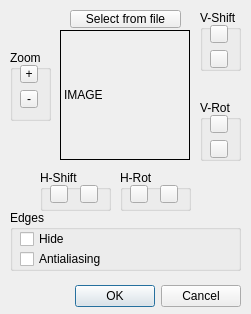
<?xml version="1.0" encoding="UTF-8"?>
<ui version="4.0">
 <class>CQDlgModelThumbnail</class>
 <widget class="QDialog" name="CQDlgModelThumbnail">
  <property name="geometry">
   <rect>
    <x>0</x>
    <y>0</y>
    <width>251</width>
    <height>314</height>
   </rect>
  </property>
  <property name="windowTitle">
   <string>Model Thumbnail Selection</string>
  </property>
  <property name="locale">
   <locale language="English" country="UnitedStates"/>
  </property>
  <widget class="QLabel" name="qqImage">
   <property name="geometry">
    <rect>
     <x>60</x>
     <y>30</y>
     <width>130</width>
     <height>130</height>
    </rect>
   </property>
   <property name="frameShape">
    <enum>QFrame::Box</enum>
   </property>
   <property name="frameShadow">
    <enum>QFrame::Plain</enum>
   </property>
   <property name="lineWidth">
    <number>1</number>
   </property>
   <property name="text">
    <string>IMAGE</string>
   </property>
  </widget>
  <widget class="QDialogButtonBox" name="qqOkCancel">
   <property name="geometry">
    <rect>
     <x>10</x>
     <y>280</y>
     <width>231</width>
     <height>32</height>
    </rect>
   </property>
   <property name="standardButtons">
    <set>QDialogButtonBox::Cancel|QDialogButtonBox::Ok</set>
   </property>
  </widget>
  <widget class="QGroupBox" name="groupBox_2">
   <property name="geometry">
    <rect>
     <x>10</x>
     <y>50</y>
     <width>41</width>
     <height>71</height>
    </rect>
   </property>
   <property name="title">
    <string>Zoom</string>
   </property>
   <property name="flat">
    <bool>true</bool>
   </property>
   <widget class="QToolButton" name="qqZoomP">
    <property name="geometry">
     <rect>
      <x>10</x>
      <y>15</y>
      <width>18</width>
      <height>18</height>
     </rect>
    </property>
    <property name="focusPolicy">
     <enum>Qt::StrongFocus</enum>
    </property>
    <property name="text">
     <string>+</string>
    </property>
    <property name="autoRepeat">
     <bool>true</bool>
    </property>
   </widget>
   <widget class="QToolButton" name="qqZoomM">
    <property name="geometry">
     <rect>
      <x>10</x>
      <y>40</y>
      <width>18</width>
      <height>18</height>
     </rect>
    </property>
    <property name="focusPolicy">
     <enum>Qt::StrongFocus</enum>
    </property>
    <property name="text">
     <string>-</string>
    </property>
    <property name="autoRepeat">
     <bool>true</bool>
    </property>
   </widget>
  </widget>
  <widget class="QGroupBox" name="groupBox_3">
   <property name="geometry">
    <rect>
     <x>200</x>
     <y>10</y>
     <width>41</width>
     <height>61</height>
    </rect>
   </property>
   <property name="title">
    <string>V-Shift</string>
   </property>
   <property name="flat">
    <bool>true</bool>
   </property>
   <widget class="QToolButton" name="qqVShiftP">
    <property name="geometry">
     <rect>
      <x>10</x>
      <y>15</y>
      <width>18</width>
      <height>18</height>
     </rect>
    </property>
    <property name="focusPolicy">
     <enum>Qt::StrongFocus</enum>
    </property>
    <property name="text">
     <string/>
    </property>
    <property name="icon">
     <iconset resource="../variousImageFiles.qrc">
      <normaloff>:/variousImageFiles/upArrow.png</normaloff>:/variousImageFiles/upArrow.png</iconset>
    </property>
    <property name="iconSize">
     <size>
      <width>12</width>
      <height>12</height>
     </size>
    </property>
    <property name="autoRepeat">
     <bool>true</bool>
    </property>
   </widget>
   <widget class="QToolButton" name="qqVShiftM">
    <property name="geometry">
     <rect>
      <x>10</x>
      <y>40</y>
      <width>18</width>
      <height>18</height>
     </rect>
    </property>
    <property name="focusPolicy">
     <enum>Qt::StrongFocus</enum>
    </property>
    <property name="text">
     <string/>
    </property>
    <property name="icon">
     <iconset resource="../variousImageFiles.qrc">
      <normaloff>:/variousImageFiles/downArrow.png</normaloff>:/variousImageFiles/downArrow.png</iconset>
    </property>
    <property name="iconSize">
     <size>
      <width>12</width>
      <height>12</height>
     </size>
    </property>
    <property name="autoRepeat">
     <bool>true</bool>
    </property>
   </widget>
  </widget>
  <widget class="QGroupBox" name="groupBox_4">
   <property name="geometry">
    <rect>
     <x>200</x>
     <y>100</y>
     <width>41</width>
     <height>61</height>
    </rect>
   </property>
   <property name="title">
    <string>V-Rot</string>
   </property>
   <property name="flat">
    <bool>true</bool>
   </property>
   <widget class="QToolButton" name="qqVRotP">
    <property name="geometry">
     <rect>
      <x>10</x>
      <y>15</y>
      <width>18</width>
      <height>18</height>
     </rect>
    </property>
    <property name="focusPolicy">
     <enum>Qt::StrongFocus</enum>
    </property>
    <property name="text">
     <string/>
    </property>
    <property name="icon">
     <iconset resource="../variousImageFiles.qrc">
      <normaloff>:/variousImageFiles/upArrow.png</normaloff>:/variousImageFiles/upArrow.png</iconset>
    </property>
    <property name="iconSize">
     <size>
      <width>12</width>
      <height>12</height>
     </size>
    </property>
    <property name="autoRepeat">
     <bool>true</bool>
    </property>
   </widget>
   <widget class="QToolButton" name="qqVRotM">
    <property name="geometry">
     <rect>
      <x>10</x>
      <y>40</y>
      <width>18</width>
      <height>18</height>
     </rect>
    </property>
    <property name="focusPolicy">
     <enum>Qt::StrongFocus</enum>
    </property>
    <property name="text">
     <string/>
    </property>
    <property name="icon">
     <iconset resource="../variousImageFiles.qrc">
      <normaloff>:/variousImageFiles/downArrow.png</normaloff>:/variousImageFiles/downArrow.png</iconset>
    </property>
    <property name="iconSize">
     <size>
      <width>12</width>
      <height>12</height>
     </size>
    </property>
    <property name="autoRepeat">
     <bool>true</bool>
    </property>
   </widget>
  </widget>
  <widget class="QGroupBox" name="groupBox_5">
   <property name="geometry">
    <rect>
     <x>40</x>
     <y>170</y>
     <width>71</width>
     <height>41</height>
    </rect>
   </property>
   <property name="title">
    <string>H-Shift</string>
   </property>
   <property name="flat">
    <bool>true</bool>
   </property>
   <widget class="QToolButton" name="qqHShiftP">
    <property name="geometry">
     <rect>
      <x>40</x>
      <y>15</y>
      <width>18</width>
      <height>18</height>
     </rect>
    </property>
    <property name="focusPolicy">
     <enum>Qt::StrongFocus</enum>
    </property>
    <property name="text">
     <string/>
    </property>
    <property name="icon">
     <iconset resource="../variousImageFiles.qrc">
      <normaloff>:/variousImageFiles/rightArrow.png</normaloff>:/variousImageFiles/rightArrow.png</iconset>
    </property>
    <property name="iconSize">
     <size>
      <width>12</width>
      <height>12</height>
     </size>
    </property>
    <property name="autoRepeat">
     <bool>true</bool>
    </property>
   </widget>
   <widget class="QToolButton" name="qqHShiftM">
    <property name="geometry">
     <rect>
      <x>10</x>
      <y>15</y>
      <width>18</width>
      <height>18</height>
     </rect>
    </property>
    <property name="focusPolicy">
     <enum>Qt::StrongFocus</enum>
    </property>
    <property name="text">
     <string/>
    </property>
    <property name="icon">
     <iconset resource="../variousImageFiles.qrc">
      <normaloff>:/variousImageFiles/leftArrow.png</normaloff>:/variousImageFiles/leftArrow.png</iconset>
    </property>
    <property name="iconSize">
     <size>
      <width>12</width>
      <height>12</height>
     </size>
    </property>
    <property name="autoRepeat">
     <bool>true</bool>
    </property>
   </widget>
  </widget>
  <widget class="QGroupBox" name="groupBox_6">
   <property name="geometry">
    <rect>
     <x>120</x>
     <y>170</y>
     <width>71</width>
     <height>41</height>
    </rect>
   </property>
   <property name="title">
    <string>H-Rot</string>
   </property>
   <property name="flat">
    <bool>true</bool>
   </property>
   <widget class="QToolButton" name="qqHRotP">
    <property name="geometry">
     <rect>
      <x>40</x>
      <y>15</y>
      <width>18</width>
      <height>18</height>
     </rect>
    </property>
    <property name="focusPolicy">
     <enum>Qt::StrongFocus</enum>
    </property>
    <property name="text">
     <string/>
    </property>
    <property name="icon">
     <iconset resource="../variousImageFiles.qrc">
      <normaloff>:/variousImageFiles/rightArrow.png</normaloff>:/variousImageFiles/rightArrow.png</iconset>
    </property>
    <property name="iconSize">
     <size>
      <width>12</width>
      <height>12</height>
     </size>
    </property>
    <property name="autoRepeat">
     <bool>true</bool>
    </property>
   </widget>
   <widget class="QToolButton" name="qqHRotM">
    <property name="geometry">
     <rect>
      <x>10</x>
      <y>15</y>
      <width>18</width>
      <height>18</height>
     </rect>
    </property>
    <property name="focusPolicy">
     <enum>Qt::StrongFocus</enum>
    </property>
    <property name="text">
     <string/>
    </property>
    <property name="icon">
     <iconset resource="../variousImageFiles.qrc">
      <normaloff>:/variousImageFiles/leftArrow.png</normaloff>:/variousImageFiles/leftArrow.png</iconset>
    </property>
    <property name="iconSize">
     <size>
      <width>12</width>
      <height>12</height>
     </size>
    </property>
    <property name="autoRepeat">
     <bool>true</bool>
    </property>
   </widget>
  </widget>
  <widget class="QToolButton" name="qqFromFile">
   <property name="geometry">
    <rect>
     <x>70</x>
     <y>10</y>
     <width>111</width>
     <height>18</height>
    </rect>
   </property>
   <property name="focusPolicy">
    <enum>Qt::StrongFocus</enum>
   </property>
   <property name="text">
    <string>Select from file</string>
   </property>
  </widget>
  <widget class="QGroupBox" name="groupBox">
   <property name="geometry">
    <rect>
     <x>10</x>
     <y>210</y>
     <width>231</width>
     <height>61</height>
    </rect>
   </property>
   <property name="title">
    <string>Edges</string>
   </property>
   <property name="flat">
    <bool>true</bool>
   </property>
   <widget class="QCheckBox" name="qqHideEdges">
    <property name="geometry">
     <rect>
      <x>10</x>
      <y>20</y>
      <width>111</width>
      <height>18</height>
     </rect>
    </property>
    <property name="focusPolicy">
     <enum>Qt::StrongFocus</enum>
    </property>
    <property name="text">
     <string>Hide</string>
    </property>
   </widget>
   <widget class="QCheckBox" name="qqAntialiasing">
    <property name="geometry">
     <rect>
      <x>10</x>
      <y>40</y>
      <width>121</width>
      <height>18</height>
     </rect>
    </property>
    <property name="focusPolicy">
     <enum>Qt::StrongFocus</enum>
    </property>
    <property name="text">
     <string>Antialiasing</string>
    </property>
   </widget>
  </widget>
 </widget>
 <tabstops>
  <tabstop>qqFromFile</tabstop>
  <tabstop>qqZoomP</tabstop>
  <tabstop>qqZoomM</tabstop>
  <tabstop>qqHRotM</tabstop>
  <tabstop>qqHRotP</tabstop>
  <tabstop>qqVRotP</tabstop>
  <tabstop>qqVRotM</tabstop>
  <tabstop>qqHShiftM</tabstop>
  <tabstop>qqHShiftP</tabstop>
  <tabstop>qqVShiftP</tabstop>
  <tabstop>qqVShiftM</tabstop>
  <tabstop>qqOkCancel</tabstop>
 </tabstops>
 <resources>
  <include location="../variousImageFiles.qrc"/>
 </resources>
 <connections/>
</ui>
